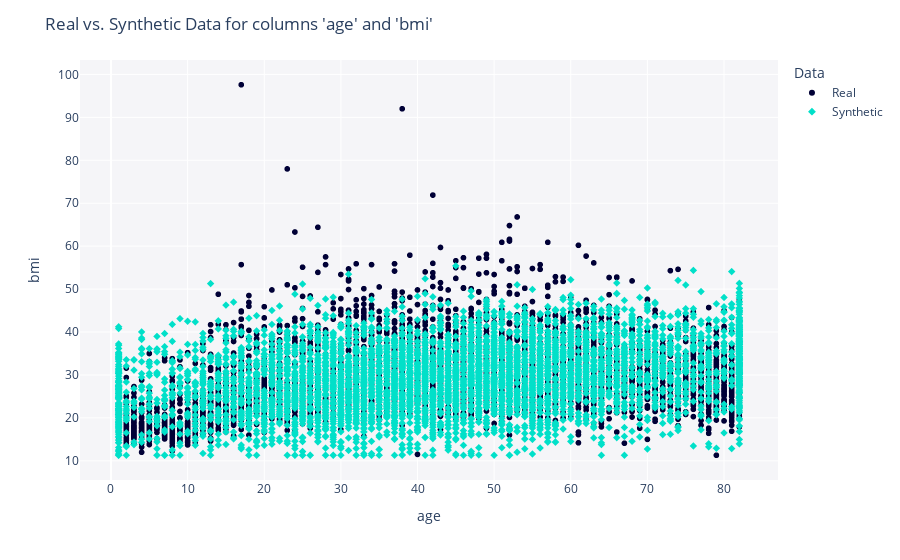

Notebook code for this chart:
### Markdown cell above
It also allows you to visualize that comparison.

### Code cell
from sdv.evaluation.single_table import get_column_pair_plot

fig = get_column_pair_plot(
    real_data=strokes_table,
    synthetic_data=synthetic_data,
    column_names=['age', 'bmi'],
    metadata=metadata)
    
fig.show()

### Figure 1 — Plotly figure (JSON) as saved in the notebook; plotly's stock layout.template omitted (floating-point values rounded to 4 significant figures; data arrays with more than 128 entries replaced by an {"elided": "..."} marker saying what was removed)
{"data": [{"hovertemplate": "Data=Real<br>age=%{x}<br>bmi=%{y}<extra></extra>", "legendgroup": "Real", "marker": {"color": "#000036", "symbol": "circle"}, "mode": "markers", "name": "Real", "showlegend": true, "type": "scattergl", "x": {"elided": "4800 int values"}, "xaxis": "x", "y": {"elided": "4800 float values"}, "yaxis": "y"}, {"hovertemplate": "Data=Synthetic<br>age=%{x}<br>bmi=%{y}<extra></extra>", "legendgroup": "Synthetic", "marker": {"color": "#01E0C9", "symbol": "diamond"}, "mode": "markers", "name": "Synthetic", "showlegend": true, "type": "scattergl", "x": {"elided": "5000 int values"}, "xaxis": "x", "y": {"elided": "5000 float values"}, "yaxis": "y"}], "layout": {"legend": {"title": {"text": "Data"}, "tracegroupgap": 0}, "margin": {"t": 60}, "plot_bgcolor": "#F5F5F8", "title": {"text": "Real vs. Synthetic Data for columns 'age' and 'bmi'"}, "xaxis": {"anchor": "y", "domain": [0, 1], "title": {"text": "age"}}, "yaxis": {"anchor": "x", "domain": [0, 1], "title": {"text": "bmi"}}}}
